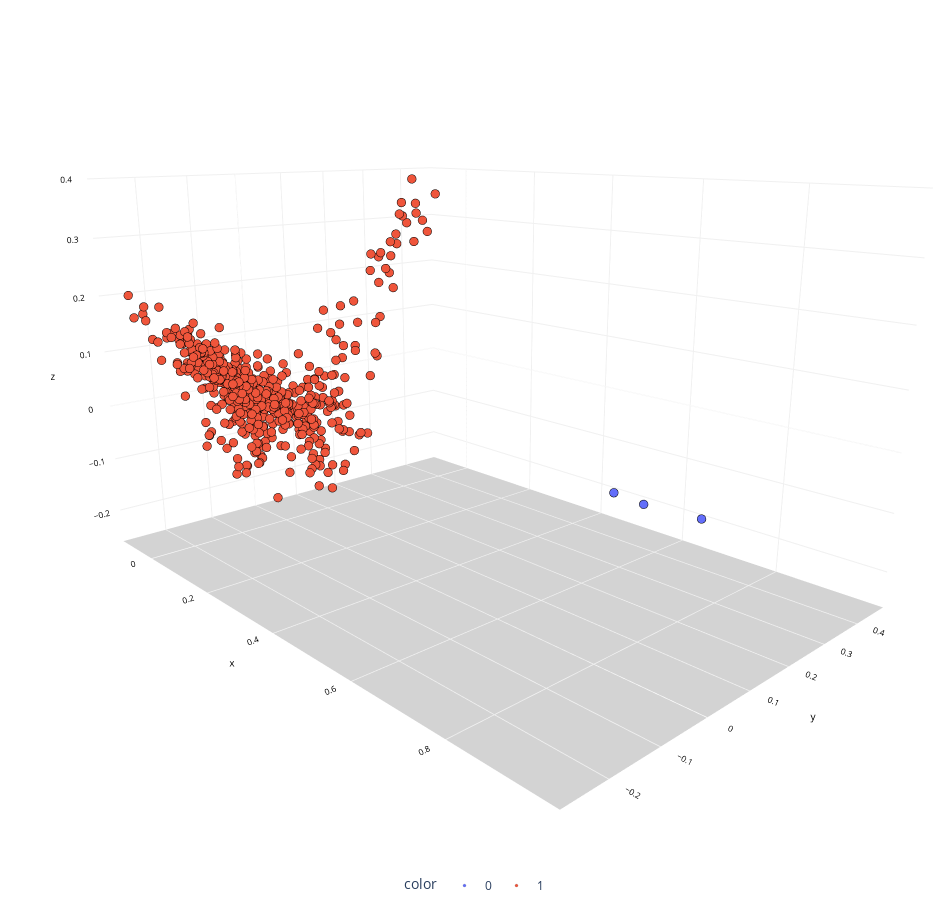

Write notebook code for a chart like this one.
### Code cell
chart(X_PCA, objGroup.labels_)

### Figure 1 — Plotly figure (JSON) as saved in the notebook; plotly's stock layout.template omitted (floating-point values rounded to 4 significant figures; data arrays with more than 128 entries replaced by an {"elided": "..."} marker saying what was removed)
{"data": [{"hovertemplate": "color=0<br>x=%{x}<br>y=%{y}<br>z=%{z}<extra></extra>", "legendgroup": "0", "marker": {"color": "#636efa", "line": {"color": "black", "width": 0.1}, "size": 3, "symbol": "circle"}, "mode": "markers", "name": "0", "scene": "scene", "showlegend": true, "type": "scatter3d", "x": [0.9635, 0.9635, 0.9635, 0.9635, 0.9635, 0.8727, 0.9635, 0.9635, 0.9635, 0.8727, 0.9635, 0.9635, 0.9635, 0.9635, 0.9635, 0.9635, 0.9635, 0.9635, 0.9635, 0.9635, 0.9635, 0.9635, 0.9635, 0.9635, 0.8304, 0.9635, 0.9635, 0.9635], "y": [0.005752, 0.005752, 0.005752, 0.005752, 0.005752, 0.003798, 0.005752, 0.005752, 0.005752, 0.003798, 0.005752, 0.005752, 0.005752, 0.005752, 0.005752, 0.005752, 0.005752, 0.005752, 0.005752, 0.005752, 0.005752, 0.005752, 0.005752, 0.005752, -0.007437, 0.005752, 0.005752, 0.005752], "z": [0.006338, 0.006338, 0.006338, 0.006338, 0.006338, 0.002382, 0.006338, 0.006338, 0.006338, 0.002382, 0.006338, 0.006338, 0.006338, 0.006338, 0.006338, 0.006338, 0.006338, 0.006338, 0.006338, 0.006338, 0.006338, 0.006338, 0.006338, 0.006338, 0.0105, 0.006338, 0.006338, 0.006338]}, {"hovertemplate": "color=1<br>x=%{x}<br>y=%{y}<br>z=%{z}<extra></extra>", "legendgroup": "1", "marker": {"color": "#EF553B", "line": {"color": "black", "width": 0.1}, "size": 3, "symbol": "circle"}, "mode": "markers", "name": "1", "scene": "scene", "showlegend": true, "type": "scatter3d", "x": {"elided": "553 float values"}, "y": {"elided": "553 float values"}, "z": {"elided": "553 float values"}}], "layout": {"height": 900, "legend": {"orientation": "h", "title": {"text": "color"}, "tracegroupgap": 0, "x": 0.5, "xanchor": "center", "y": 0, "yanchor": "top"}, "margin": {"b": 0, "l": 0, "r": 0, "t": 0}, "scene": {"camera": {"center": {"x": 0, "y": 0, "z": -0.1}, "eye": {"x": 1.5, "y": -1.4, "z": 0.5}, "up": {"x": 0, "y": 0, "z": 1}}, "domain": {"x": [0, 1], "y": [0, 1]}, "xaxis": {"backgroundcolor": "white", "color": "black", "gridcolor": "#f0f0f0", "tickfont": {"size": 10}, "title": {"font": {"size": 10}, "text": "x"}}, "yaxis": {"backgroundcolor": "white", "color": "black", "gridcolor": "#f0f0f0", "tickfont": {"size": 10}, "title": {"font": {"size": 10}, "text": "y"}}, "zaxis": {"backgroundcolor": "lightgrey", "color": "black", "gridcolor": "#f0f0f0", "tickfont": {"size": 10}, "title": {"font": {"size": 10}, "text": "z"}}}, "showlegend": true, "title": {"text": "UMAP"}, "width": 950}}
